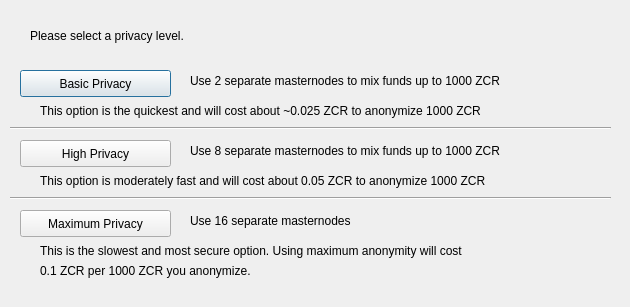
<?xml version="1.0" encoding="UTF-8"?>
<ui version="4.0">
 <class>DarksendConfig</class>
 <widget class="QDialog" name="DarksendConfig">
  <property name="geometry">
   <rect>
    <x>0</x>
    <y>0</y>
    <width>630</width>
    <height>307</height>
   </rect>
  </property>
  <property name="windowTitle">
   <string>Configure PrivateSend</string>
  </property>
  <widget class="QPushButton" name="buttonBasic">
   <property name="geometry">
    <rect>
     <x>20</x>
     <y>70</y>
     <width>151</width>
     <height>27</height>
    </rect>
   </property>
   <property name="text">
    <string>Basic Privacy</string>
   </property>
  </widget>
  <widget class="QPushButton" name="buttonHigh">
   <property name="geometry">
    <rect>
     <x>20</x>
     <y>140</y>
     <width>151</width>
     <height>27</height>
    </rect>
   </property>
   <property name="text">
    <string>High Privacy</string>
   </property>
  </widget>
  <widget class="QPushButton" name="buttonMax">
   <property name="geometry">
    <rect>
     <x>20</x>
     <y>210</y>
     <width>151</width>
     <height>27</height>
    </rect>
   </property>
   <property name="text">
    <string>Maximum Privacy</string>
   </property>
  </widget>
  <widget class="QLabel" name="label">
   <property name="geometry">
    <rect>
     <x>30</x>
     <y>20</y>
     <width>571</width>
     <height>31</height>
    </rect>
   </property>
   <property name="text">
    <string>Please select a privacy level.</string>
   </property>
  </widget>
  <widget class="QLabel" name="label_2">
   <property name="geometry">
    <rect>
     <x>190</x>
     <y>70</y>
     <width>421</width>
     <height>21</height>
    </rect>
   </property>
   <property name="text">
    <string>Use 2 separate masternodes to mix funds up to 1000 ZCR</string>
   </property>
  </widget>
  <widget class="QLabel" name="label_3">
   <property name="geometry">
    <rect>
     <x>190</x>
     <y>140</y>
     <width>411</width>
     <height>21</height>
    </rect>
   </property>
   <property name="text">
    <string>Use 8 separate masternodes to mix funds up to 1000 ZCR</string>
   </property>
  </widget>
  <widget class="QLabel" name="label_4">
   <property name="geometry">
    <rect>
     <x>190</x>
     <y>210</y>
     <width>421</width>
     <height>21</height>
    </rect>
   </property>
   <property name="text">
    <string>Use 16 separate masternodes</string>
   </property>
  </widget>
  <widget class="QLabel" name="label_6">
   <property name="geometry">
    <rect>
     <x>40</x>
     <y>100</y>
     <width>561</width>
     <height>21</height>
    </rect>
   </property>
   <property name="text">
    <string>This option is the quickest and will cost about ~0.025 ZCR to anonymize 1000 ZCR</string>
   </property>
  </widget>
  <widget class="QLabel" name="label_7">
   <property name="geometry">
    <rect>
     <x>40</x>
     <y>170</y>
     <width>561</width>
     <height>21</height>
    </rect>
   </property>
   <property name="text">
    <string>This option is moderately fast and will cost about 0.05 ZCR to anonymize 1000 ZCR</string>
   </property>
  </widget>
  <widget class="QLabel" name="label_8">
   <property name="geometry">
    <rect>
     <x>40</x>
     <y>240</y>
     <width>561</width>
     <height>21</height>
    </rect>
   </property>
   <property name="text">
    <string>This is the slowest and most secure option. Using maximum anonymity will cost</string>
   </property>
  </widget>
  <widget class="QLabel" name="label_9">
   <property name="geometry">
    <rect>
     <x>40</x>
     <y>260</y>
     <width>561</width>
     <height>21</height>
    </rect>
   </property>
   <property name="text">
    <string>0.1 ZCR per 1000 ZCR you anonymize.</string>
   </property>
  </widget>
  <widget class="Line" name="line">
   <property name="geometry">
    <rect>
     <x>10</x>
     <y>120</y>
     <width>601</width>
     <height>16</height>
    </rect>
   </property>
   <property name="orientation">
    <enum>Qt::Horizontal</enum>
   </property>
  </widget>
  <widget class="Line" name="line_2">
   <property name="geometry">
    <rect>
     <x>10</x>
     <y>190</y>
     <width>601</width>
     <height>16</height>
    </rect>
   </property>
   <property name="orientation">
    <enum>Qt::Horizontal</enum>
   </property>
  </widget>
 </widget>
 <resources/>
 <connections/>
</ui>
